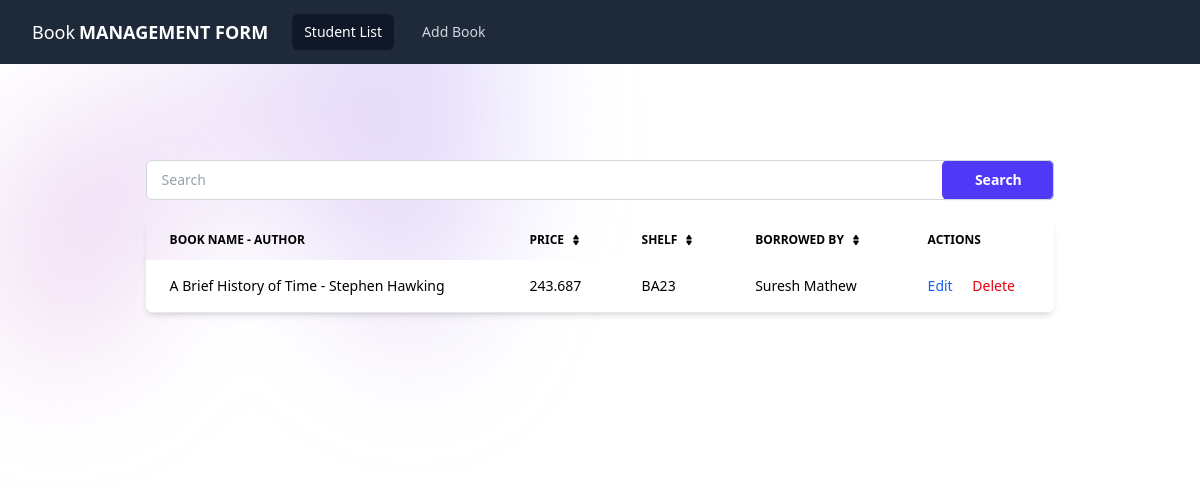
Before: / with the older database file.
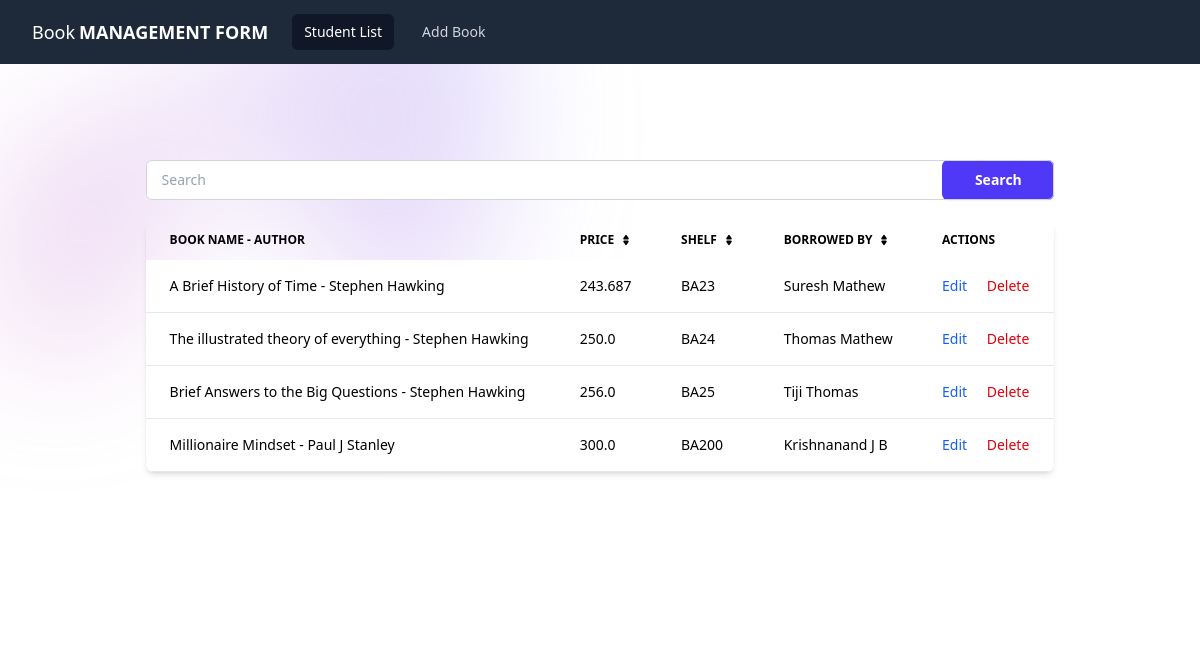
After: the same page with the newer database file.
### base/models.py (models this page shows, shortened)
class Book(models.Model):
    book_name = models.CharField(max_length=200)
    author_name = models.CharField(max_length=200)
    price = models.FloatField()
    shelf = models.CharField(max_length=202)
    borrowed_by = models.CharField(max_length=200)

### base/views.py (the view)
# urls.py: path('', views.book_list, name="list_book"),
def book_list(request):
    query = request.GET.get("q", "")
    if query:
        books = Book.objects.filter(book_name__icontains=query) | Book.objects.filter(author_name__icontains=query)
    else:
        books = Book.objects.all()
    context = {
        "book_list_class": "rounded-md bg-gray-900 px-3 py-2 text-sm font-medium text-white",
        "add_book_class": "rounded-md px-3 py-2 text-sm font-medium text-gray-300 hover:bg-gray-700 hover:text-white",
        "edit_or_add": "Add Book",
        "books": books,
        "query": query
    }
    return render(request, "base/book_list.html", context)

### base/templates/base/book_list.html (shortened to what this page needs)
{% extends 'base.html' %} {% block navbar %}
{% include 'navbar.html' with book_list_class=book_list_class add_book_class=add_book_class edit_or_add=edit_or_add %} {% endblock navbar %} {% block content %}
<div class="my-8 mx-[10%]">
  <form method="GET">
    <div class="mb-5">
      <div
        class="flex items-center gap-x-3 rounded-md bg-white pl-3 outline-1 -outline-offset-1 outline-gray-300 has-[input:focus-within]:outline-2 has-[input:focus-within]:-outline-offset-2 has-[input:focus-within]:outline-indigo-600"
      >
        <input
          type="text"
          name="q"
          value="{{ query }}"
          class="block min-w-0 grow py-1.5 pr-3 pl-1 text-base text-gray-900 placeholder:text-gray-400 focus:outline-none sm:text-sm/6"
          placeholder="Search"
        />
        <button
          type="submit"
          class="w-1/8 rounded-md bg-indigo-600 px-3.5 py-2.5 text-center text-sm font-semibold text-white shadow-xs hover:bg-indigo-500 cursor-pointer focus-visible:outline-2 focus-visible:outline-offset-2 focus-visible:outline-indigo-600"
        >
          Search
        </button>
      </div>
    </div>
  </form>
  <div class="relative overflow-x-auto shadow-md sm:rounded-lg">
    <table
      class="w-full text-sm text-left rtl:text-right text-black-500 dark:text-black-400"
    >
      <thead
        class="text-xs text-black-700 uppercase bg-white-50 dark:bg-gray-10 dark:text-black-400"
      >
        <tr>
          <th scope="col" class="px-6 py-3">Book name - Author</th>
          <th scope="col" class="px-6 py-3">
            <div class="flex items-center">
              Price
              <a href="#"
                ></a>
            </div>
          </th>
          <th scope="col" class="px-6 py-3">
            <div class="flex items-center">
              Shelf
              <a href="#"
                ></a>
            </div>
          </th>
          <th scope="col" class="px-6 py-3">
            <div class="flex items-center">
              Borrowed by
              <a href="#"
                ></a>
            </div>
          </th>
          <th scope="col" class="px-6 py-3">
            <span class="text-black">Actions</span>
          </th>
        </tr>
      </thead>
      <tbody>
        {% for book in books %}
        <tr
          class="bg-white border-b dark:bg-white-800 dark:border-white-700 border-gray-200"
        >
          <th
            scope="row"
            class="px-6 py-4 font-medium text-black-900 whitespace-nowrap dark:text-black"
          >
            {{ book.book_name }} - {{ book.author_name }}
          </th>
          <td class="px-6 py-4">{{ book.price }}</td>
          <td class="px-6 py-4">{{ book.shelf }}</td>
          <td class="px-6 py-4">{{ book.borrowed_by }}</td>
          <td class="px-6 py-4 text-left space-x-4">
            <a
              href="{% url 'update_book' book.id %}"
              class="font-medium text-blue-600 dark:text-blue-500 hover:underline"
              >Edit</a
            >
            <a
              href="{% url 'delete_book' book.id %}"
              class="font-medium text-red-600 dark:text-red-500 hover:underline"
              >Delete</a
            >
          </td>
        </tr>
        {% endfor %}
      </tbody>
    </table>
  </div>
</div>
{% endblock content %}

### templates/base.html (shortened to what this page needs)
<!DOCTYPE html>
<html lang="en">
  <head>
    <script src="https://unpkg.com/@tailwindcss/browser@4"></script>
  </head>
  <body>
    {% block navbar %} {% endblock %}
    <div class="isolate bg-white px-6 py-24 sm:py-32 lg:px-8">
      <div class="absolute inset-x-0 top-[-10rem] -z-10 transform-gpu overflow-hidden blur-3xl sm:top-[-20rem]" aria-hidden="true">
      </div>
      {% block content %} {% endblock %}
    </div>
  </body>
</html>

### templates/navbar.html (shortened to what this page needs)
<nav class="fixed top-0 left-0 w-full z-50 text-white bg-gray-800">
    <div class="mx-auto max-w-7xl px-2 sm:px-6 lg:px-8">
        <div class="relative flex h-16 items-center justify-between">
            <div
                class="flex flex-1 items-center justify-center sm:items-stretch sm:justify-start">
                <div class="flex items-center text-lg">
                    Book <span class="font-bold ml-1">MANAGEMENT FORM</span>
                </div>
                <div class="hidden sm:ml-6 sm:block">
                    <div class="flex space-x-4">
                        <a
                            href="{% url 'list_book' %}"
                            class="{{ book_list_class }}"
                            aria-current="page">Student List</a>
                        <a
                            href="{% url 'add_book' %}"
                            class="{{ add_book_class }}">
                            {{ edit_or_add }}
                        </a>
                    </div>
                </div>
            </div>
        </div>
    </div>
</nav>

Changed rows visible on the page:
added Book: book_name "The illustrated theory of everything", author_name "Stephen Hawking", price "250.0", shelf "BA24", borrowed_by "Thomas Mathew"
added Book: book_name "Brief Answers to the Big Questions", author_name "Stephen Hawking", price "256.0", shelf "BA25", borrowed_by "Tiji Thomas"
added Book: book_name "Millionaire Mindset", author_name "Paul J Stanley", price "300.0", shelf "BA200", borrowed_by "Krishnanand J B"
